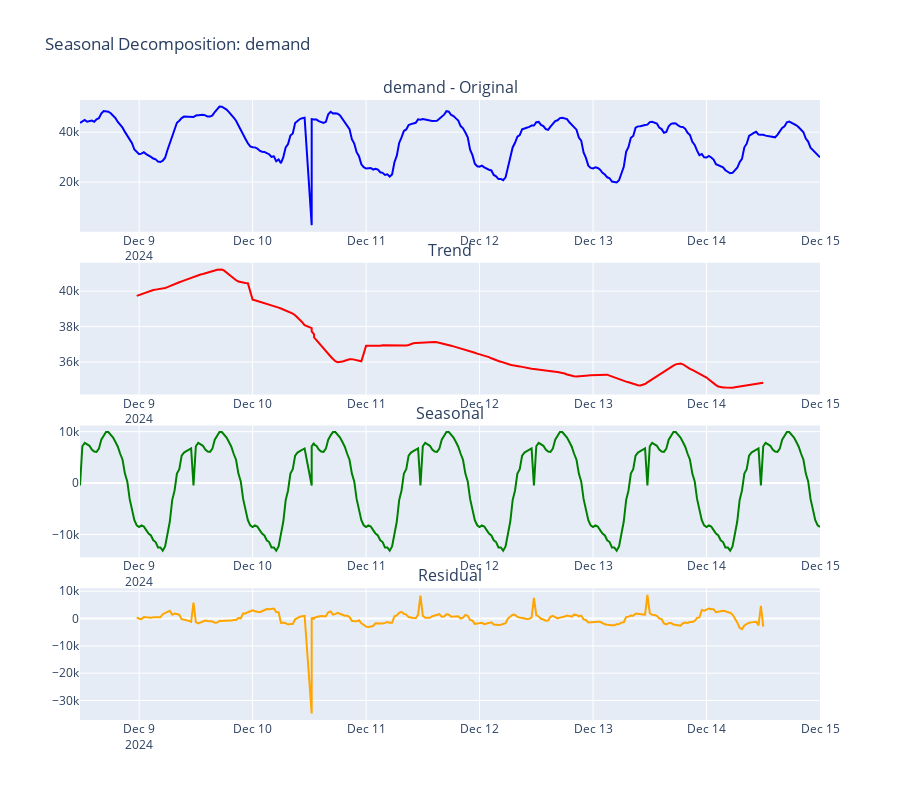
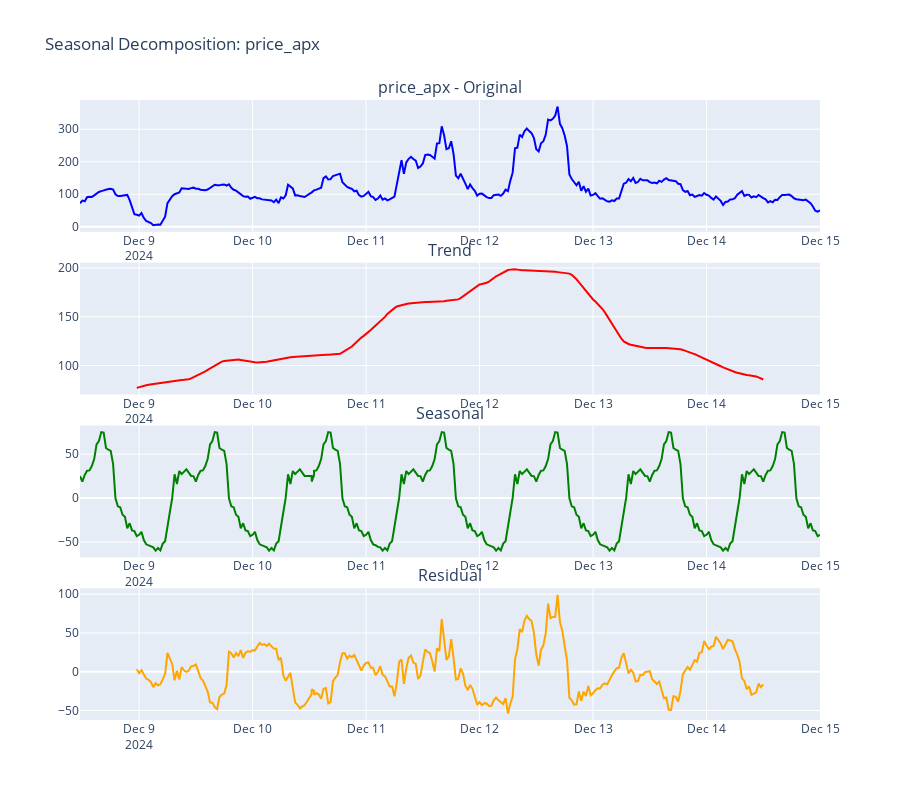
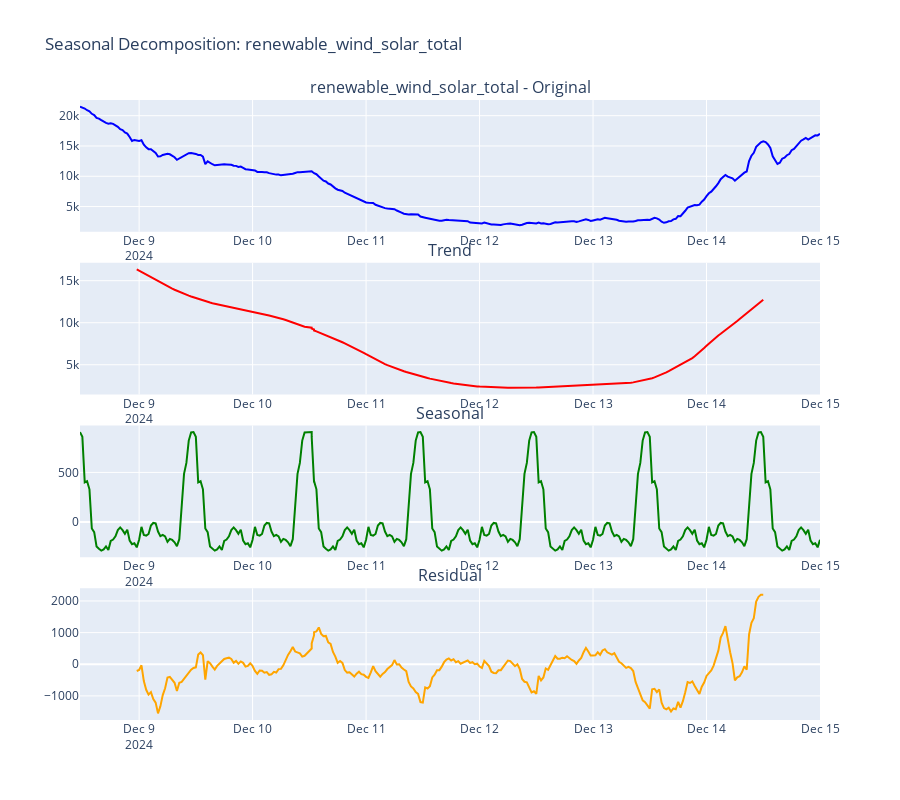

Notebook code cell kept with these figures, in order:
### Code cell
# Seasonal Decomposition
print("\nSEASONAL DECOMPOSITION ANALYSIS")
print("=" * 40)

def perform_seasonal_decomposition(series, model='additive', period=48):
    """Perform seasonal decomposition and visualize components."""
    try:
        # Ensure we have enough data points
        if len(series.dropna()) < period * 2:
            print(f"Insufficient data for decomposition (need at least {period * 2} points)")
            return None
        
        # Perform decomposition
        decomposition = seasonal_decompose(series.dropna(), model=model, period=period)
        
        return decomposition
    except Exception as e:
        print(f"Error in seasonal decomposition: {e}")
        return None

if not engineered_df.empty:
    # Perform decomposition for main variables
    main_vars = ['demand']
    if 'price_apx' in engineered_df.columns:
        main_vars.append('price_apx')
    if 'renewable_wind_solar_total' in engineered_df.columns:
        main_vars.append('renewable_wind_solar_total')
    
    decompositions = {}
    
    for var in main_vars:
        if var in engineered_df.columns and engineered_df[var].notna().sum() > 100:
            print(f"\nDecomposing {var}...")
            
            # Try daily seasonality (48 periods for 30-min data)
            decomp = perform_seasonal_decomposition(engineered_df[var], period=48)
            
            if decomp is not None:
                decompositions[var] = decomp
                
                # Calculate component statistics
                trend_strength = np.var(decomp.trend.dropna()) / np.var(decomp.observed.dropna())
                seasonal_strength = np.var(decomp.seasonal.dropna()) / np.var(decomp.observed.dropna())
                
                print(f"  Trend strength: {trend_strength:.3f}")
                print(f"  Seasonal strength: {seasonal_strength:.3f}")
                
                # Create visualization
                fig = make_subplots(
                    rows=4, cols=1,
                    subplot_titles=[f'{var} - Original', 'Trend', 'Seasonal', 'Residual'],
                    vertical_spacing=0.05
                )
                
                # Original series
                fig.add_trace(
                    go.Scatter(x=decomp.observed.index, y=decomp.observed.values, 
                              mode='lines', name='Original', line=dict(color='blue')),
                    row=1, col=1
                )
                
                # Trend
                fig.add_trace(
                    go.Scatter(x=decomp.trend.index, y=decomp.trend.values, 
                              mode='lines', name='Trend', line=dict(color='red')),
                    row=2, col=1
                )
                
                # Seasonal
                fig.add_trace(
                    go.Scatter(x=decomp.seasonal.index, y=decomp.seasonal.values, 
                              mode='lines', name='Seasonal', line=dict(color='green')),
                    row=3, col=1
                )
                
                # Residual
                fig.add_trace(
                    go.Scatter(x=decomp.resid.index, y=decomp.resid.values, 
                              mode='lines', name='Residual', line=dict(color='orange')),
                    row=4, col=1
                )
                
                fig.update_layout(
                    height=800,
                    title_text=f"Seasonal Decomposition: {var}",
                    showlegend=False
                )
                
                fig.show()
                
    print(f"\nSeasonal decomposition completed for {len(decompositions)} variables!")
else:
    print("No data available for seasonal decomposition!")

print("\nSeasonal decomposition analysis completed!")

### Figure 1 — Plotly figure (JSON) as saved in the notebook; plotly's stock layout.template omitted (floating-point values rounded to 4 significant figures; data arrays with more than 128 entries replaced by an {"elided": "..."} marker saying what was removed)
{"data": [{"line": {"color": "blue"}, "mode": "lines", "name": "Original", "type": "scatter", "x": {"elided": "314 str values"}, "xaxis": "x", "y": {"elided": "314 float values"}, "yaxis": "y"}, {"line": {"color": "red"}, "mode": "lines", "name": "Trend", "type": "scatter", "x": {"elided": "314 str values"}, "xaxis": "x2", "y": {"elided": "314 float values"}, "yaxis": "y2"}, {"line": {"color": "green"}, "mode": "lines", "name": "Seasonal", "type": "scatter", "x": {"elided": "314 str values"}, "xaxis": "x3", "y": {"elided": "314 float values"}, "yaxis": "y3"}, {"line": {"color": "orange"}, "mode": "lines", "name": "Residual", "type": "scatter", "x": {"elided": "314 str values"}, "xaxis": "x4", "y": {"elided": "314 float values"}, "yaxis": "y4"}], "layout": {"annotations": [{"font": {"size": 16}, "showarrow": false, "text": "demand - Original", "x": 0.5, "xanchor": "center", "xref": "paper", "y": 1, "yanchor": "bottom", "yref": "paper"}, {"font": {"size": 16}, "showarrow": false, "text": "Trend", "x": 0.5, "xanchor": "center", "xref": "paper", "y": 0.7375, "yanchor": "bottom", "yref": "paper"}, {"font": {"size": 16}, "showarrow": false, "text": "Seasonal", "x": 0.5, "xanchor": "center", "xref": "paper", "y": 0.475, "yanchor": "bottom", "yref": "paper"}, {"font": {"size": 16}, "showarrow": false, "text": "Residual", "x": 0.5, "xanchor": "center", "xref": "paper", "y": 0.2125, "yanchor": "bottom", "yref": "paper"}], "height": 800, "showlegend": false, "title": {"text": "Seasonal Decomposition: demand"}, "xaxis": {"anchor": "y", "domain": [0, 1]}, "xaxis2": {"anchor": "y2", "domain": [0, 1]}, "xaxis3": {"anchor": "y3", "domain": [0, 1]}, "xaxis4": {"anchor": "y4", "domain": [0, 1]}, "yaxis": {"anchor": "x", "domain": [0.7875, 1]}, "yaxis2": {"anchor": "x2", "domain": [0.525, 0.7375]}, "yaxis3": {"anchor": "x3", "domain": [0.2625, 0.475]}, "yaxis4": {"anchor": "x4", "domain": [0, 0.2125]}}}

### Figure 2 — Plotly figure (JSON) as saved in the notebook; plotly's stock layout.template omitted (floating-point values rounded to 4 significant figures; data arrays with more than 128 entries replaced by an {"elided": "..."} marker saying what was removed)
{"data": [{"line": {"color": "blue"}, "mode": "lines", "name": "Original", "type": "scatter", "x": {"elided": "314 str values"}, "xaxis": "x", "y": {"elided": "314 float values"}, "yaxis": "y"}, {"line": {"color": "red"}, "mode": "lines", "name": "Trend", "type": "scatter", "x": {"elided": "314 str values"}, "xaxis": "x2", "y": {"elided": "314 float values"}, "yaxis": "y2"}, {"line": {"color": "green"}, "mode": "lines", "name": "Seasonal", "type": "scatter", "x": {"elided": "314 str values"}, "xaxis": "x3", "y": {"elided": "314 float values"}, "yaxis": "y3"}, {"line": {"color": "orange"}, "mode": "lines", "name": "Residual", "type": "scatter", "x": {"elided": "314 str values"}, "xaxis": "x4", "y": {"elided": "314 float values"}, "yaxis": "y4"}], "layout": {"annotations": [{"font": {"size": 16}, "showarrow": false, "text": "price_apx - Original", "x": 0.5, "xanchor": "center", "xref": "paper", "y": 1, "yanchor": "bottom", "yref": "paper"}, {"font": {"size": 16}, "showarrow": false, "text": "Trend", "x": 0.5, "xanchor": "center", "xref": "paper", "y": 0.7375, "yanchor": "bottom", "yref": "paper"}, {"font": {"size": 16}, "showarrow": false, "text": "Seasonal", "x": 0.5, "xanchor": "center", "xref": "paper", "y": 0.475, "yanchor": "bottom", "yref": "paper"}, {"font": {"size": 16}, "showarrow": false, "text": "Residual", "x": 0.5, "xanchor": "center", "xref": "paper", "y": 0.2125, "yanchor": "bottom", "yref": "paper"}], "height": 800, "showlegend": false, "title": {"text": "Seasonal Decomposition: price_apx"}, "xaxis": {"anchor": "y", "domain": [0, 1]}, "xaxis2": {"anchor": "y2", "domain": [0, 1]}, "xaxis3": {"anchor": "y3", "domain": [0, 1]}, "xaxis4": {"anchor": "y4", "domain": [0, 1]}, "yaxis": {"anchor": "x", "domain": [0.7875, 1]}, "yaxis2": {"anchor": "x2", "domain": [0.525, 0.7375]}, "yaxis3": {"anchor": "x3", "domain": [0.2625, 0.475]}, "yaxis4": {"anchor": "x4", "domain": [0, 0.2125]}}}

### Figure 3 — Plotly figure (JSON) as saved in the notebook; plotly's stock layout.template omitted (floating-point values rounded to 4 significant figures; data arrays with more than 128 entries replaced by an {"elided": "..."} marker saying what was removed)
{"data": [{"line": {"color": "blue"}, "mode": "lines", "name": "Original", "type": "scatter", "x": {"elided": "314 str values"}, "xaxis": "x", "y": {"elided": "314 float values"}, "yaxis": "y"}, {"line": {"color": "red"}, "mode": "lines", "name": "Trend", "type": "scatter", "x": {"elided": "314 str values"}, "xaxis": "x2", "y": {"elided": "314 float values"}, "yaxis": "y2"}, {"line": {"color": "green"}, "mode": "lines", "name": "Seasonal", "type": "scatter", "x": {"elided": "314 str values"}, "xaxis": "x3", "y": {"elided": "314 float values"}, "yaxis": "y3"}, {"line": {"color": "orange"}, "mode": "lines", "name": "Residual", "type": "scatter", "x": {"elided": "314 str values"}, "xaxis": "x4", "y": {"elided": "314 float values"}, "yaxis": "y4"}], "layout": {"annotations": [{"font": {"size": 16}, "showarrow": false, "text": "renewable_wind_solar_total - Original", "x": 0.5, "xanchor": "center", "xref": "paper", "y": 1, "yanchor": "bottom", "yref": "paper"}, {"font": {"size": 16}, "showarrow": false, "text": "Trend", "x": 0.5, "xanchor": "center", "xref": "paper", "y": 0.7375, "yanchor": "bottom", "yref": "paper"}, {"font": {"size": 16}, "showarrow": false, "text": "Seasonal", "x": 0.5, "xanchor": "center", "xref": "paper", "y": 0.475, "yanchor": "bottom", "yref": "paper"}, {"font": {"size": 16}, "showarrow": false, "text": "Residual", "x": 0.5, "xanchor": "center", "xref": "paper", "y": 0.2125, "yanchor": "bottom", "yref": "paper"}], "height": 800, "showlegend": false, "title": {"text": "Seasonal Decomposition: renewable_wind_solar_total"}, "xaxis": {"anchor": "y", "domain": [0, 1]}, "xaxis2": {"anchor": "y2", "domain": [0, 1]}, "xaxis3": {"anchor": "y3", "domain": [0, 1]}, "xaxis4": {"anchor": "y4", "domain": [0, 1]}, "yaxis": {"anchor": "x", "domain": [0.7875, 1]}, "yaxis2": {"anchor": "x2", "domain": [0.525, 0.7375]}, "yaxis3": {"anchor": "x3", "domain": [0.2625, 0.475]}, "yaxis4": {"anchor": "x4", "domain": [0, 0.2125]}}}
